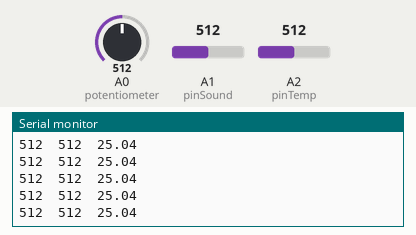
Recording of a sketch running on a simulated Arduino Uno, built with avr-gcc and run on an emulated ATmega328P. Parts: the last lines printed to the serial monitor. The test bench sets the inputs (shaded band); at power-on: A2 (pinTemp) = 512, A0 (potentiometer) = 512, A1 (pinSound) = 512.

Above: at 4.2 s.
4.3 s: A2 (pinTemp) set to 164
At 4.36 s:
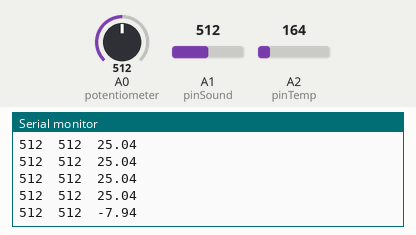
7.3 s: A2 (pinTemp) set to 136
At 7.3 s:
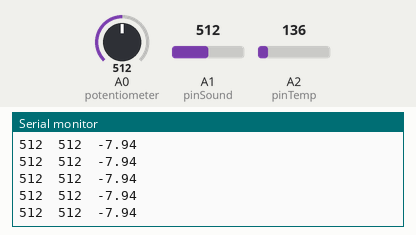
Timing chart, 0 to 10.3 s (numbered marks = the images above; inputs shaded):
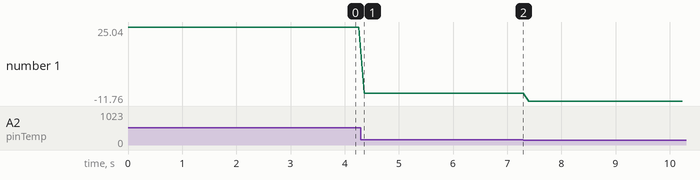

The sketch:

midterm.ino
```cpp
const int potentiometer = A0;
const int pinSound = A1;
const int pinTemp = A2;

const int B=3975;

void setup() {
  // put your setup code here, to run once:

    Serial.begin(9600);                         // set the serial communication frequency at 9600 bits per sec

    pinMode(potentiometer, INPUT);

    pinMode(pinSound, INPUT);

    pinMode(pinTemp, INPUT);

}

void loop() {
  // put your main code here, to run repeatedly:

  int value = analogRead(potentiometer);
    // Serial.print("Pot: ");
    Serial.print(value);
    Serial.print('\t');

  value = analogRead(pinSound);
    // Serial.print("Sound: ");
    Serial.print(value);
    Serial.print('\t');

  value = analogRead(pinTemp);

  // used to get a temperature

  float resistance=(float)(1023-value)*10000/value;
  float temperature=1/(log(resistance/10000)/B+1/298.15)-273.15;

    // Serial.print("Temp: ");
    Serial.println(temperature);


  delay(100);

}
```

Measured:
- after the input at 4.3 s, the serial monitor: prints a new line after 0.06 s (image 1)
- plotted number 1: 25.04 → -7.94 after the input at 4.3 s, -7.94 → -11.76 after the input at 7.3 s
